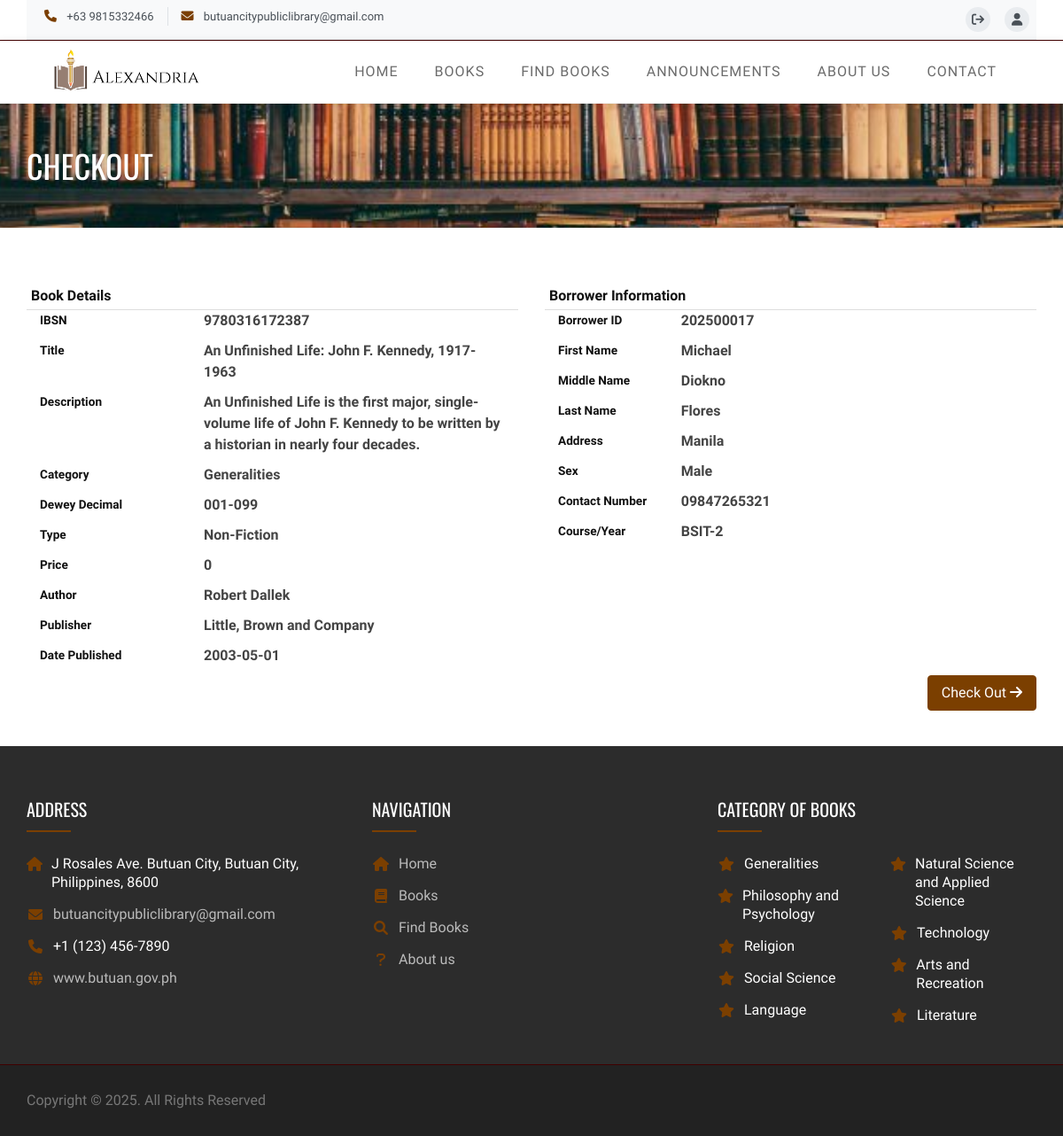
Page /index.php?q=checkout&id=9780316172387 (signed in) on the committed database.
### tables this page shows
CREATE TABLE `tblbooks` (
  `BookID` int(11) NOT NULL,
  `IBSN` varchar(13) NOT NULL,
  `BookTitle` varchar(125) NOT NULL,
  `BookDesc` varchar(255) NOT NULL,
  `Author` varchar(125) NOT NULL,
  `PublishDate` date NOT NULL,
  `BookPublisher` varchar(125) NOT NULL,
  `Category` varchar(90) NOT NULL,
  `BookPrice` double NOT NULL,
  `BookQuantity` int(11) NOT NULL,
  `Status` varchar(30) NOT NULL,
  `BookType` varchar(90) NOT NULL,
  `DeweyDecimal` varchar(90) NOT NULL,
  `OverAllQty` int(11) NOT NULL,
  `Donate` tinyint(1) NOT NULL,
  `Remarks` varchar(90) NOT NULL
);

CREATE TABLE `tblborrower` (
  `IDNO` int(11) NOT NULL,
  `BorrowerId` varchar(90) NOT NULL,
  `Firstname` varchar(125) NOT NULL,
  `Lastname` varchar(125) NOT NULL,
  `MiddleName` varchar(125) NOT NULL,
  `Address` varchar(255) NOT NULL,
  `Sex` varchar(11) NOT NULL,
  `ContactNo` varchar(125) NOT NULL,
  `CourseYear` varchar(125) NOT NULL,
  `BorrowerPhoto` varchar(255) NOT NULL,
  `BorrowerType` varchar(35) NOT NULL,
  `Stats` varchar(36) NOT NULL,
  `BUsername` varchar(90) NOT NULL,
  `BPassword` varchar(90) NOT NULL
);

CREATE TABLE `tblcategory` (
  `CategoryId` int(11) NOT NULL,
  `Category` varchar(125) NOT NULL,
  `DDecimal` varchar(90) NOT NULL
);

### checkout.php (the view, shortened to what the rows shown need)
<?php
$id = $_GET['id'];
$book = new Book();
$object = $book->single_books($id);
?>
        <section id="service-section">
            <div class="container">
                <div class="row">
                	            <div class="col-md-6">
					                <div class="form-row">
					                    <div class="col-md-8">
					                          <p><?php echo  $object->IBSN ?></p>
					                    </div>
					                    <div class="col-md-8">
					                          <p><?php echo  $object->BookTitle ?></p>
					                    </div>
					                    <div class="col-md-8">
					                          <p><?php echo  $object->BookDesc ?></p>
					                    </div>
					                    <div class="col-md-8">
					                          <p><?php echo  $object->Category ?></p>
					                    </div>
					                    <div class="col-md-8">
					                          <p><?php echo  $object->DeweyDecimal ?></p>
					                    </div>
					                    <div class="col-md-8">
					                          <p><?php echo  $object->BookType ?></p>
					                    </div>
					                    <div class="col-md-8">
					                          <p><?php echo  $object->BookPrice ?></p>
					                    </div>
					                    <div class="col-md-8">
					                          <p><?php echo  $object->Author ?></p>
					                    </div>
					                    <div class="col-md-8">
					                          <p><?php echo  $object->BookPublisher ?></p>
					                    </div>
					                    <div class="col-md-8">
					                          <p><?php echo  $object->PublishDate ?></p>
					                    </div>
					                </div>
					            </div>
					            <div class="col-md-6">
					            	 <?php
							                  @$borrower = new Borrower();
							                  @$res = $borrower->single_borrower($_SESSION['BorrowerId']) ;
							              ?>
							                <div class="form-row">
							                    <div class="col-md-9">
							                          <p><?php echo  isset($res->BorrowerId) ? $res->BorrowerId: 'None'; ?></p>
							                    </div>
							                    <div class="col-md-9">
							                          <p><?php echo  isset($res->Firstname) ? $res->Firstname: 'None'; ?></p>
							                    </div>
							                    <div class="col-md-9">
							                          <p><?php echo  isset($res->MiddleName) ? $res->MiddleName : 'None'; ?></p>
							                    </div>
							                    <div class="col-md-9">
							                          <p><?php echo  isset($res->Lastname) ? $res->Lastname: 'None'; ?></p>
							                    </div>
							                    <div class="col-md-9">
							                          <p><?php echo  isset($res->Address) ? $res->Address: 'None'; ?></p>
							                    </div>
							                    <div class="col-md-9">
							                          <p><?php echo  isset($res->Sex) ? $res->Sex : 'None'; ?></p>
							                    </div>
							                    <div class="col-md-9">
							                          <p><?php echo  isset($res->ContactNo) ? $res->ContactNo : 'None'; ?></p>
							                    </div>
							                    <div class="col-md-9">
							                          <p><?php echo  isset($res->CourseYear) ?$res->CourseYear : 'None'; ?></p>
							                    </div>
					            			</div>
                					</div>
           					 </div>
        </section>

### theme/templates.php (shortened to what the rows shown need)
<!DOCTYPE html>
<?php  $q = isset($_GET['q']) ? $_GET['q'] :'';?>
<html lang="en">
    <head>
        <link rel="stylesheet" href="<?php echo web_root;?>asset/bootstrap/css/bootstrap.min.css" type="text/css">
        <link rel="stylesheet" href="https://cdnjs.cloudflare.com/ajax/libs/font-awesome/6.0.0-beta3/css/all.min.css">
        <link rel="stylesheet" href="<?php echo web_root;?>asset/css/owl.carousel.css" type="text/css">
        <link rel="stylesheet" href="<?php echo web_root;?>asset/css/owl.theme.css" type="text/css">
        <link rel="stylesheet" href="<?php echo web_root;?>asset/css/owl.transitions.css" type="text/css">
        <link rel="stylesheet" href="https://cdnjs.cloudflare.com/ajax/libs/OwlCarousel2/2.3.4/assets/owl.carousel.min.css">
        <link rel="stylesheet" href="https://cdnjs.cloudflare.com/ajax/libs/OwlCarousel2/2.3.4/assets/owl.theme.default.min.css">
        <link rel="stylesheet" type="text/css" href="<?php echo web_root;?>asset/css/animate.css">
        <link rel="stylesheet" type="text/css" href="<?php echo web_root;?>asset/css/lightbox.css">
        <link rel="stylesheet" type="text/css" href="<?php echo web_root;?>asset/css/style.css">
        <link rel="stylesheet" type="text/css" href="<?php echo web_root;?>asset/css/responsive.css">
        <link href="<?php echo web_root;?>admin/dist/css/datepicker.css" rel="stylesheet" />
        <link href="<?php echo web_root;?>admin/dist/css/dataTables.bootstrap4.min.css" rel="stylesheet" />
    </head>
    <body>
        <?php
        if ($q!='') {
          echo '<div class="page-header">
              <div class="overlay">
                  <div class="container">
                      <div class="row">
                          <div class="col-md-12">
                              <h1>'.$title.'</h1>
                          </div>
                      </div>
                  </div>
              </div>
          </div>';
        }
        ?>
		<?php  require_once $content; ?>
        <section id="footer-section" class="footer-section">
            <div class="container">
                <div class="row">
                    <div class="col-md-4">
                        <div class="footer-address">
                            <div class="row">
                                <?php
                                    $sql = "SELECT * FROM tblcategory LIMIT 9";
                                    $mydb->setQuery($sql);
                                    $res = $mydb->loadResultList();
                                    $half = ceil(count($res) / 2);
                                    $chunks = array_chunk($res, $half);
                                    foreach ($chunks as $chunk) {
                                        echo '<div class="col-md-6"><ul>';
                                        foreach ($chunk as $object) {
                                            echo '<li class="footer-contact"><i class="fa fa-star"></i>' . $object->Category . '</li>';
                                        }
                                        echo '</ul></div>';
                                    }
                                ?>
                            </div>
                        </div>
                    </div>
                </div>
            </div>
        </section>
    </body>
</html>

### rows in the picture
tblbooks: IBSN "9780316172387", BookTitle "An Unfinished Life: John F. Kennedy, 1917-1963", BookDesc "An Unfinished Life is the first major, single-volume life of John F. Kennedy to be written by a historian in nearly four decades.", Category "Generalities", DeweyDecimal "001-099", BookType "Non-Fiction", BookPrice "0", Author "Robert Dallek", BookPublisher "Little, Brown and Company", PublishDate "2003-05-01"
tblborrower: BorrowerId "202500017", Firstname "Michael", MiddleName "Diokno", Lastname "Flores", Address "Manila", Sex "Male", ContactNo "09847265321", CourseYear "BSIT-2"
tblcategory: Category "Generalities"
tblcategory: Category "Philosophy and Psychology"
tblcategory: Category "Religion"
tblcategory: Category "Social Science"
tblcategory: Category "Language"
tblcategory: Category "Natural Science and Applied Science"
tblcategory: Category "Technology"
tblcategory: Category "Arts and Recreation"
tblcategory: Category "Literature"

### other values in the picture
$title "CHECKOUT"
